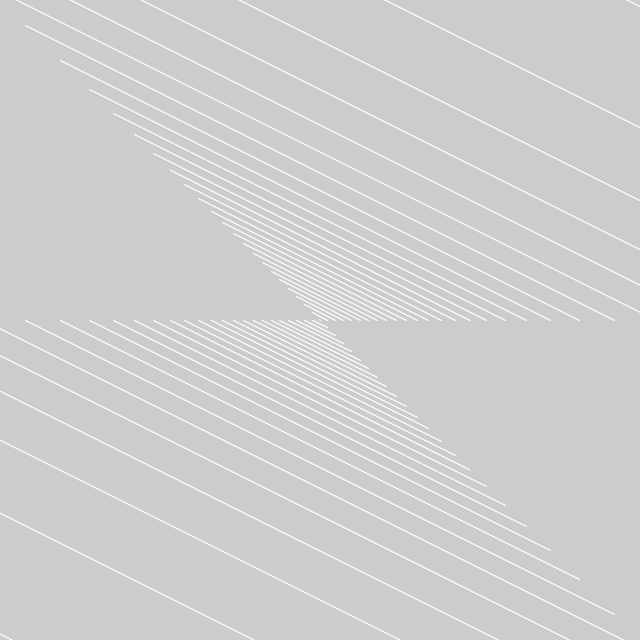
Frame 1 (no input)
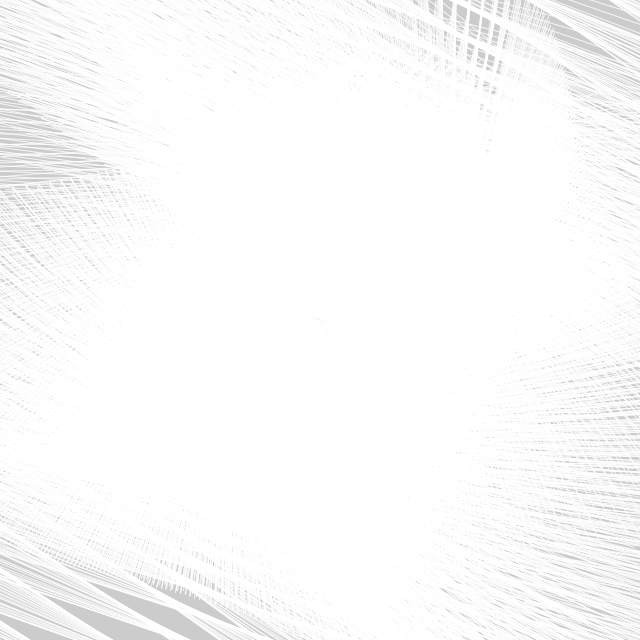
Frame 60 (the mouse pressed at the canvas centre just before this capture)
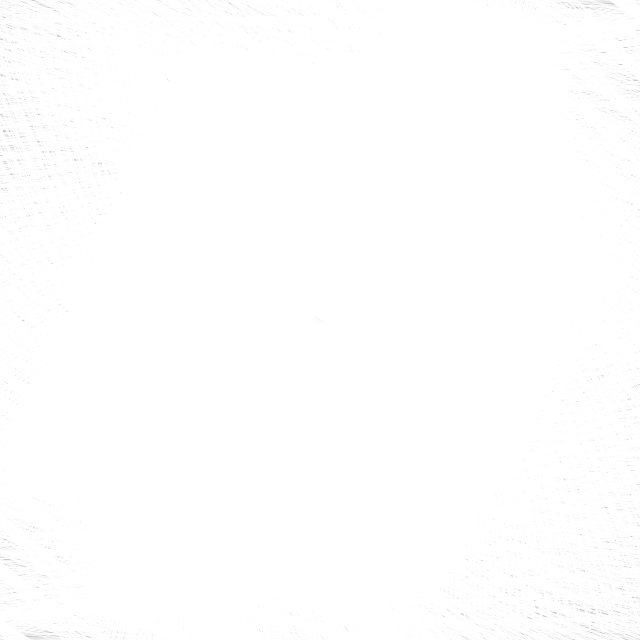
Frame 120 (the mouse held since frame 60 and released just before this capture)

The Processing sketch that drew these frames (run headless with seeded random() and noise(); from frame 60 on, the mouse is pressed at the canvas centre):

// Processing sketch: day021
// ── day021.pde
float t, x, y, r;
void setup() {
  size(640, 640);
  stroke(-1, 210);
}
void draw() {
  clear();
  translate(320, 320);
  for (t=0; t<TAU; t+=PI/60)
    line((x=tan(t-r)*150)+(y=sin(t+r)*320*sin(r)), x-y, -x, y);
  r+=PI/180;
}
